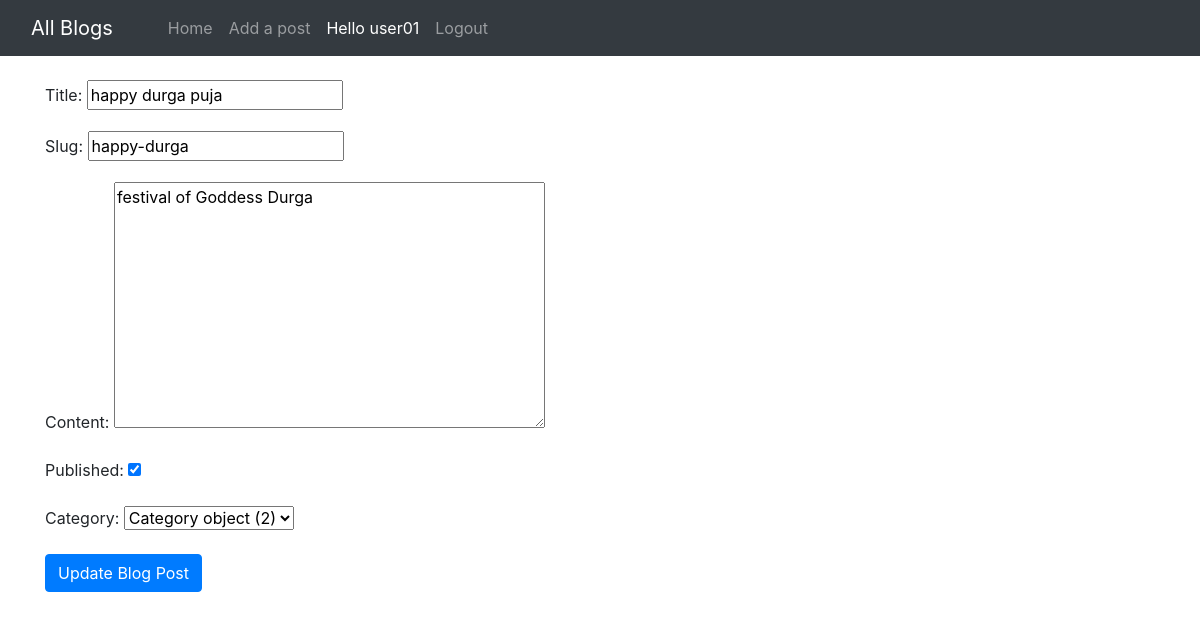
Before: /post/happy-durga/edit (signed in) with the older database file.
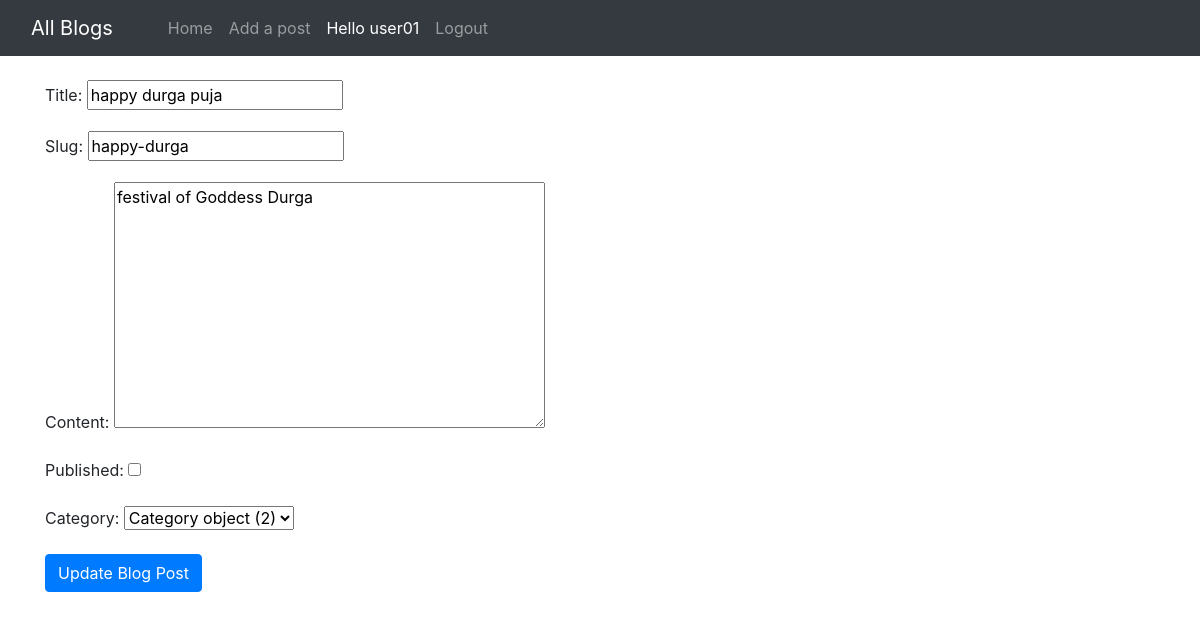
After: the same page with the newer database file.
### blog/models.py (models this page shows, shortened)
class Post(models.Model):
    title=models.CharField(max_length=255)
    slug = models.SlugField(max_length=200, unique=True)
    author= models.ForeignKey(User, on_delete=models.CASCADE)
    content=models.TextField()
    created_on = models.DateTimeField(auto_now_add=True)
    updated_on = models.DateTimeField(auto_now= True)
    published = models.BooleanField(default=False)
    category = models.ForeignKey(Category, null=True, blank=True, on_delete=models.SET_NULL)
    class Meta:
        ordering = ['-created_on']

### blog/views.py (the view, shortened to what this page needs)
# urls.py: path("post/<str:slug>/edit", UpdatePostView.as_view(), name="edit_blog_post"),
class UpdatePostView(LoginRequiredMixin,generic.UpdateView):
    model = Post
    template_name = 'edit_blog_post.html'
    fields = ['title', 'slug', 'content', 'published','category']
    def get(self, request, *args, **kwargs):
        self.object = self.get_object()
        if request.user == self.object.author or request.user.is_superuser:
            return super().get(request, *args, **kwargs)
        else:
            raise PermissionError('Only creator of the thi post can edit it.')
    '''
    ipdb> self.request.resolver_match.kwargs                                                                                                                     {'slug': 'happy-diwali'}
    '''

### templates/edit_blog_post.html (shortened to what this page needs)
{% extends 'base.html' %}
{% block body %}
<form enctype="multipart/form-data" method="POST"> {% csrf_token %}
<div class="container mt-4">
{{ form.as_p }}
<button class="btn btn-primary">Update Blog Post</button>
</div>
</form>
{% endblock %}

Changed rows visible on the page:
changed Post "happy durga puja": published "☑" → "☐"
